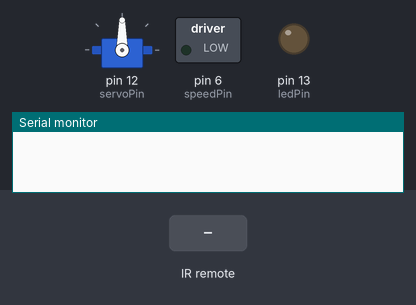
Bench run of a sketch on a simulated Arduino Uno, built with avr-gcc and run on an emulated ATmega328P. On the bench: servo, switched loads named in the sketch (green lamp = pin HIGH), output pins drawn as LEDs (lit = HIGH), the last lines printed to the serial monitor. The test bench sets the inputs (shaded band).

Above: at 1.2 s.
1.3 s: infrared code 0xFF906F received
At 2.5 s:
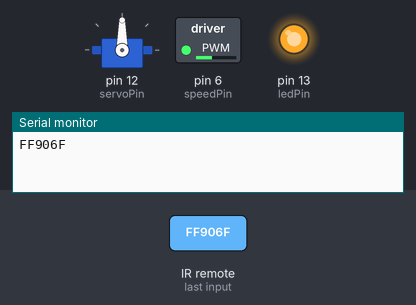
2.8 s: infrared code 0xFF629D received
At 3.41 s:
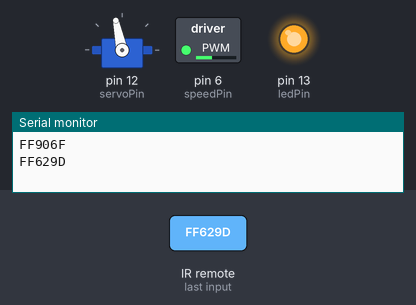
5.8 s: infrared code 0xFF906F received
At 6.4 s:
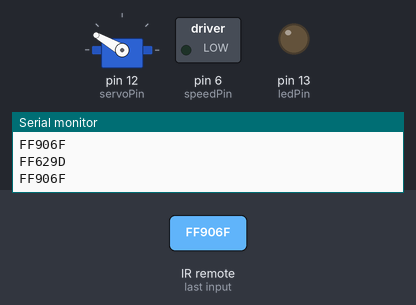
7.3 s: infrared code 0xFFA25D received
At 8.4 s:
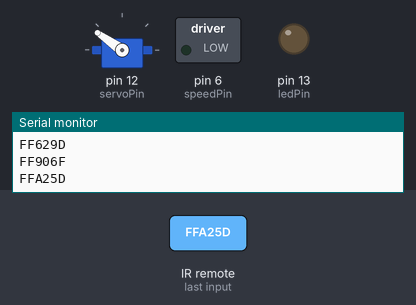
Timing chart, 0 to 9.8 s (numbered marks = the images above; inputs shaded):
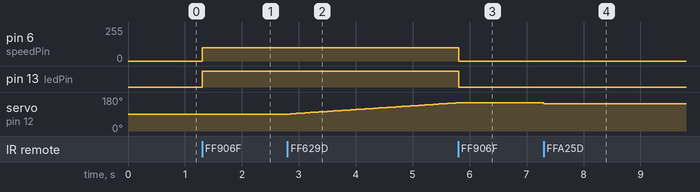

Measured:
- after the input at 1.3 s, pin 6 (speedPin): 0/255 → 100/255 at once; pin 13 (ledPin): LOW → HIGH at once
- after the input at 2.8 s, servo on pin 12 (servoPin): moves from 90° to 149° over 2.9 s, starting after 0.05 s
- after the input at 5.8 s, pin 6 (speedPin): 100/255 → 0/255 at once; pin 13 (ledPin): HIGH → LOW at once; servo on pin 12 (servoPin): goes on until 5.8 s, then stays 150°
- after the input at 7.3 s, servo on pin 12 (servoPin): 150° → 145° at once

The sketch:

07_05_IRemote_fan.ino
```cpp
#include <Servo.h>   // 导入舵机库
#include <IRremote.h>   // 导入红外库

const int RECV_PIN = A0;  // 定义红外模块连接引脚A0
const int servoPin = 12;     // 红色LED灯连接D12引脚
const int ledPin = 13;      // 马达启停指示LED引脚D13
const int speedPin = 6;    // 马达速度控制引脚
const int minSpeed = 80;   // 马达最小速度
boolean swingFlag = false; // 舵机状态变量：false-90度停止，true-摇摆
boolean motorFlag = false; // 马达状态变量：false-停止，true-转动
int serAngle = 90;  // 舵机转动角度，初始值为90度
int motorSpeed = 100;  // 马达速度，初始值为100
int angleStep = 1;   // 舵机摆动角度增量


IRrecv irrecv(RECV_PIN);  // 定义红外类库对象实例
decode_results results;  // 定义红外接收解码对象实例
Servo myServo;            // 定义舵机对象示例

void setup()
{
  Serial.begin(9600);   // 设置窗口波特率
  irrecv.enableIRIn();   // 启动红外接收
  myServo.attach(servoPin); // 指定舵机关联引脚D12
  myServo.write(serAngle);  // 舵机转动到初始位置
  pinMode(ledPin, OUTPUT);   // 设置D13引脚为输出

}

void loop() {
  if (irrecv.decode(&results)) {   // 如果接收到红外数据，将解码结果保存到results
    Serial.println(results.value, HEX);  // 将解码结果输出到串口监视器
    switch (results.value) {        // 比较红外按键值
      case 0xFFA25D : // "CH-"键
        if (!swingFlag)    // 当不在摇摆状态时
          serAngle = (serAngle < 5) ? 0 : serAngle - 5;   // 角度减5
        break;         // 当不在摇摆状态时
      case 0xFFE21D :  // "CH+"键
        if (!swingFlag)
          serAngle = (serAngle > 175) ? 180 : serAngle + 5;  // 角度加5
        break;
      case 0xFF629D : // "CH"键
        swingFlag = !swingFlag;  // 归位/摇摆状态切换
        break;
      case 0xFFE01F :  // "-"键
        motorSpeed = ((motorSpeed - 10) < minSpeed) ? minSpeed : motorSpeed - 10;  // 速度减10
        break;
      case 0xFFA857 :  // "+"键
        motorSpeed = ((motorSpeed + 10) > 255) ? 255 : motorSpeed + 10; // 速度加10
        break;
      case 0xFF906F :  // "EQ"键
        motorFlag = !motorFlag;  // 马达启/停状态切换
        break;
    }
    irrecv.resume(); // 清空缓存，接收下一个红外数据
  }
  if (motorFlag)  // 当马达启动时
    analogWrite(speedPin, motorSpeed);  //输出PWM，启动马达并控制转速
  else {
    analogWrite(speedPin, 0);  // 马达停止
    swingFlag = false;        // 舵机状态变量为false，停止摆动
  }
  digitalWrite(ledPin, motorFlag);  // 指示灯状态亮/灭
  if (swingFlag) {     // 当舵机摆动时
    serAngle += angleStep;  // 舵机角度增加
    if ((serAngle == 0) || (serAngle == 180))  // 当舵机摆到两端时
      angleStep = -angleStep;   // 舵机摆动角度增量取反
    delay(50);
    myServo.write(serAngle);  // 转动舵机到增量改变后的角度
  }
  else
    myServo.write(serAngle);    // 舵机停留在指定角度
}
```
